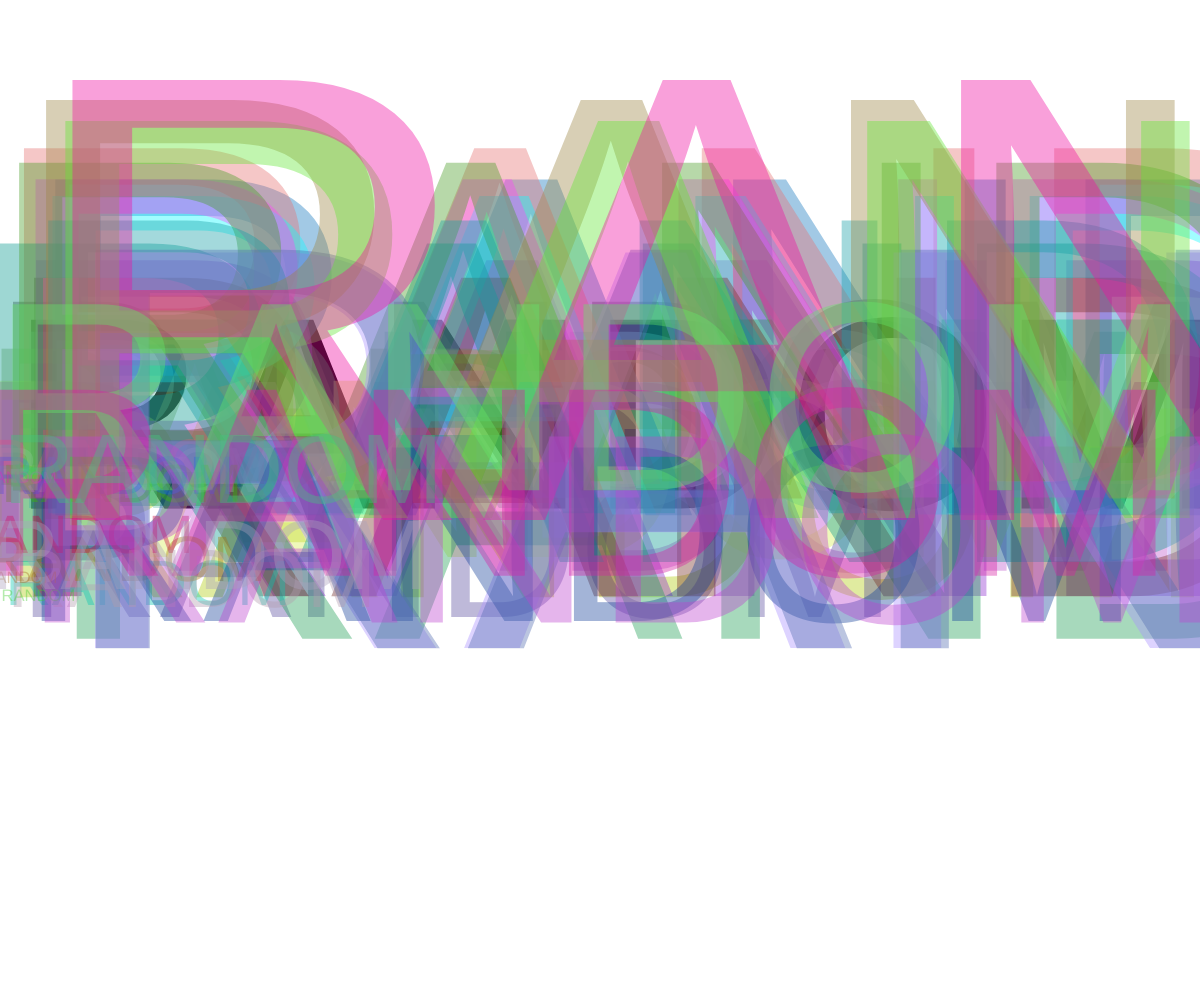
Frame 1 (no input)
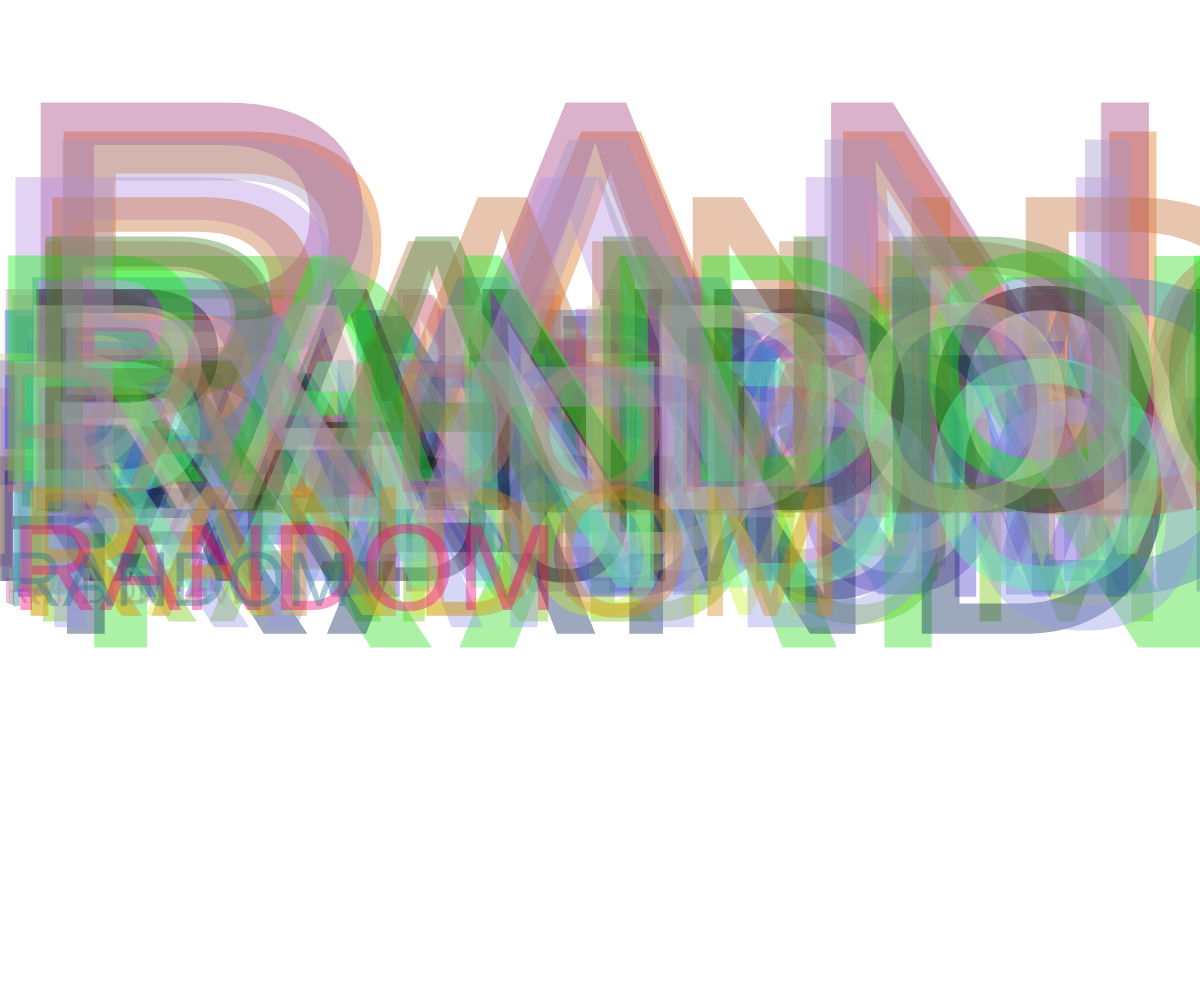
Frame 60 (no input)
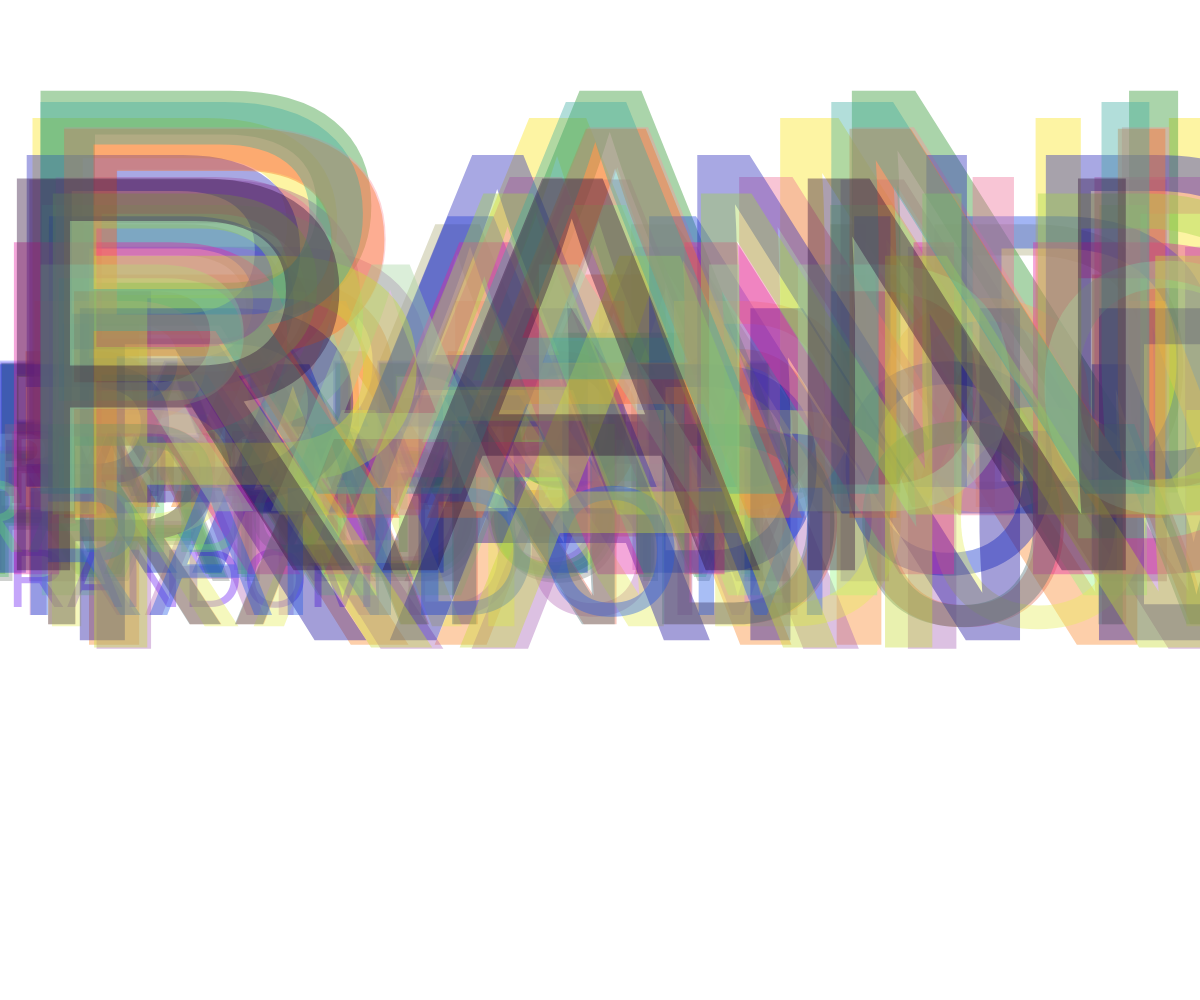
Frame 120 (the mouse pressed at the canvas centre since frame 60)

The p5.js sketch that drew these frames (run headless with seeded random() and noise() and a simulated clock; from frame 60 on, the mouse is pressed at the canvas centre):

// p5.js sketch
// ── sketch.js
// just draws a circle

function setup() {
	// create a place to draw
	createCanvas(windowWidth, windowHeight);
	//noLoop();
}


function draw() {
	// clear the background
	background(255, 255, 255);
	blendMode(BLEND);

	for (var i = 0; i < 20; i++) {
		var r = random(-20, 20);
		var s = random(-50, 50);

		textSize(32 * r);
		text("RANDOM", r, 500 + r);
		fill(random(0, 255), random(0, 255), random(0, 255), 100);


		textSize(12 * s);
		text("RANDOM", s, 600 + s);
		fill(random(0, 255), random(0, 255), random(0, 255), 100);


	}

}
